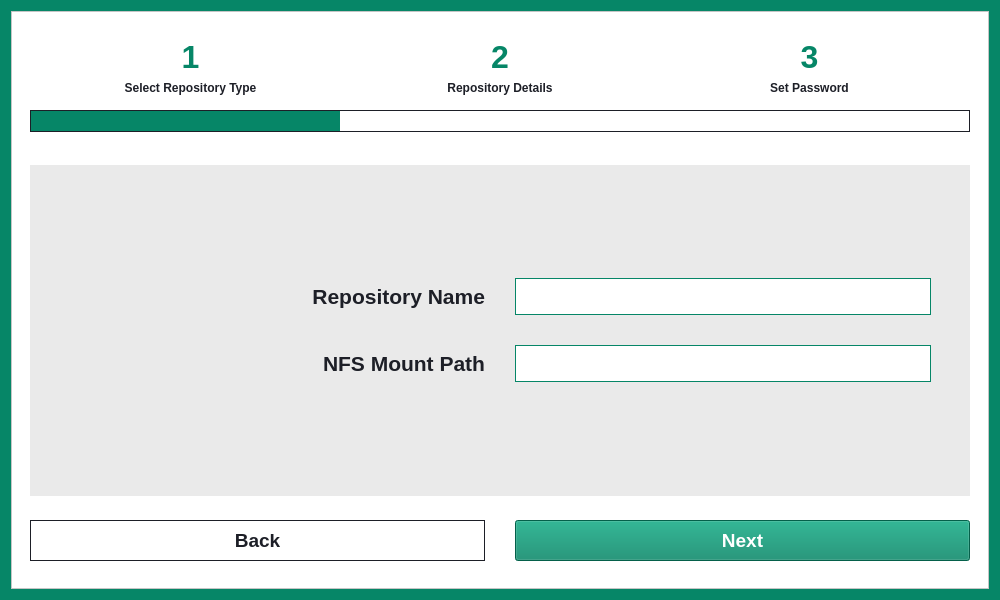
<?xml version="1.0" encoding="UTF-8"?>
<ui version="4.0">
 <class>CreateRepositoryDialog</class>
 <widget class="QDialog" name="CreateRepositoryDialog">
  <property name="geometry">
   <rect>
    <x>0</x>
    <y>0</y>
    <width>1000</width>
    <height>600</height>
   </rect>
  </property>
  <property name="sizePolicy">
   <sizepolicy hsizetype="Preferred" vsizetype="Preferred">
    <horstretch>0</horstretch>
    <verstretch>0</verstretch>
   </sizepolicy>
  </property>
  <property name="windowTitle">
   <string>Create New Repository</string>
  </property>
  <property name="styleSheet">
   <string notr="true">* {
	font-family: &quot;Ubuntu Sans&quot;;
}

QDialog#CreateRepositoryDialog {
	background-color: rgb(6, 134, 103);
}

QFrame {
	background: white;
}

QPushButton {
	padding: 16px 32px;
	font-size: 32px;
	font-weight: 500;
	qproperty-iconSize: 36px 36px;
	background-color: rgb(6, 134, 103);
	color: white;
	text-align: left;
}

QRadioButton {
	padding: 32px;
	font-size: 24px;
	font-weight: 500;
	background-color: white;
	color: rgb(29, 31, 39);
	border: 1px solid rgb(29, 31, 39);
}

QRadioButton::indicator {
	width: 0;
	height: 0;
}

QRadioButton:hover {
	background-color: rgb(234, 234, 234);
}

QRadioButton:checked {
	color: white;
	background-color: rgb(6, 134, 103);
	border: none;
}

QProgressBar {
    border: 1px solid rgb(29, 31, 39);
    height: 20px;
    text-align: center;
    font-weight: bold;
}

QProgressBar::chunk {
    background-color: rgb(6, 134, 103);
}

QLabel {
    color: rgb(29, 31, 39);
    font-weight: bold;
}</string>
  </property>
  <property name="modal">
   <bool>true</bool>
  </property>
  <layout class="QGridLayout" name="gridLayout">
   <item row="0" column="0">
    <widget class="QFrame" name="frame_4">
     <property name="frameShape">
      <enum>QFrame::StyledPanel</enum>
     </property>
     <property name="frameShadow">
      <enum>QFrame::Raised</enum>
     </property>
     <layout class="QVBoxLayout" name="verticalLayout">
      <item>
       <widget class="QFrame" name="frame_5">
        <property name="sizePolicy">
         <sizepolicy hsizetype="Preferred" vsizetype="Preferred">
          <horstretch>0</horstretch>
          <verstretch>0</verstretch>
         </sizepolicy>
        </property>
        <property name="styleSheet">
         <string notr="true">QLabel {
	text-align: center;
}</string>
        </property>
        <property name="frameShape">
         <enum>QFrame::NoFrame</enum>
        </property>
        <property name="frameShadow">
         <enum>QFrame::Plain</enum>
        </property>
        <property name="lineWidth">
         <number>0</number>
        </property>
        <layout class="QVBoxLayout" name="verticalLayout_2">
         <item>
          <widget class="QFrame" name="frame_7">
           <property name="styleSheet">
            <string notr="true">QLabel {
	font-size: 24pt;
	color: rgb(6, 134, 103);
}</string>
           </property>
           <property name="frameShape">
            <enum>QFrame::NoFrame</enum>
           </property>
           <property name="frameShadow">
            <enum>QFrame::Raised</enum>
           </property>
           <layout class="QHBoxLayout" name="horizontalLayout">
            <property name="bottomMargin">
             <number>0</number>
            </property>
            <item>
             <widget class="QLabel" name="label_5">
              <property name="text">
               <string>1</string>
              </property>
              <property name="alignment">
               <set>Qt::AlignCenter</set>
              </property>
             </widget>
            </item>
            <item>
             <widget class="QLabel" name="label_6">
              <property name="text">
               <string>2</string>
              </property>
              <property name="alignment">
               <set>Qt::AlignCenter</set>
              </property>
             </widget>
            </item>
            <item>
             <widget class="QLabel" name="label_7">
              <property name="text">
               <string>3</string>
              </property>
              <property name="alignment">
               <set>Qt::AlignCenter</set>
              </property>
             </widget>
            </item>
           </layout>
          </widget>
         </item>
         <item>
          <widget class="QFrame" name="frame_8">
           <property name="frameShape">
            <enum>QFrame::NoFrame</enum>
           </property>
           <property name="frameShadow">
            <enum>QFrame::Raised</enum>
           </property>
           <layout class="QHBoxLayout" name="horizontalLayout_2">
            <property name="topMargin">
             <number>0</number>
            </property>
            <item>
             <widget class="QLabel" name="label_4">
              <property name="text">
               <string>Select Repository Type</string>
              </property>
              <property name="alignment">
               <set>Qt::AlignCenter</set>
              </property>
             </widget>
            </item>
            <item>
             <widget class="QLabel" name="label_3">
              <property name="text">
               <string>Repository Details</string>
              </property>
              <property name="alignment">
               <set>Qt::AlignCenter</set>
              </property>
             </widget>
            </item>
            <item>
             <widget class="QLabel" name="label_2">
              <property name="text">
               <string>Set Password</string>
              </property>
              <property name="alignment">
               <set>Qt::AlignCenter</set>
              </property>
             </widget>
            </item>
           </layout>
          </widget>
         </item>
         <item>
          <widget class="QProgressBar" name="progressBar">
           <property name="value">
            <number>33</number>
           </property>
           <property name="textVisible">
            <bool>false</bool>
           </property>
          </widget>
         </item>
        </layout>
       </widget>
      </item>
      <item>
       <widget class="QFrame" name="frame_6">
        <property name="sizePolicy">
         <sizepolicy hsizetype="Preferred" vsizetype="Minimum">
          <horstretch>0</horstretch>
          <verstretch>0</verstretch>
         </sizepolicy>
        </property>
        <property name="frameShape">
         <enum>QFrame::NoFrame</enum>
        </property>
        <property name="frameShadow">
         <enum>QFrame::Raised</enum>
        </property>
        <layout class="QGridLayout" name="gridLayout_6">
         <property name="leftMargin">
          <number>0</number>
         </property>
         <property name="rightMargin">
          <number>0</number>
         </property>
         <item row="2" column="0">
          <widget class="QFrame" name="frame_9">
           <property name="styleSheet">
            <string notr="true">QPushButton {
	font-size: 14pt;
	padding: 8px;
	text-align: center;
}

QPushButton#backButton {
	background: white;
	color: rgb(29, 31, 39);
	border: 1px solid rgb(29, 31, 39);
}

QPushButton#backButton:hover {
	background: rgb(234, 234, 234);
}

QPushButton#backButton:disabled {
	background: lightgrey;
	color: darkgrey;
	border: none;
}

QPushButton#nextButton:disabled {
	background: grey;
}</string>
           </property>
           <property name="frameShape">
            <enum>QFrame::NoFrame</enum>
           </property>
           <property name="frameShadow">
            <enum>QFrame::Raised</enum>
           </property>
           <layout class="QHBoxLayout" name="horizontalLayout_4">
            <property name="spacing">
             <number>30</number>
            </property>
            <property name="leftMargin">
             <number>9</number>
            </property>
            <property name="rightMargin">
             <number>9</number>
            </property>
            <item>
             <widget class="QPushButton" name="backButton">
              <property name="enabled">
               <bool>true</bool>
              </property>
              <property name="text">
               <string>Back</string>
              </property>
             </widget>
            </item>
            <item>
             <widget class="QPushButton" name="nextButton">
              <property name="text">
               <string>Next</string>
              </property>
              <property name="shortcut">
               <string>Ctrl+S</string>
              </property>
             </widget>
            </item>
           </layout>
          </widget>
         </item>
         <item row="1" column="0">
          <widget class="QStackedWidget" name="stackedWidget_createRepo">
           <property name="layoutDirection">
            <enum>Qt::LeftToRight</enum>
           </property>
           <property name="styleSheet">
            <string notr="true">QPushButton {
	padding-top: 128px;
	padding-bottom: 128px;
	font-size: 28px;
}</string>
           </property>
           <property name="currentIndex">
            <number>1</number>
           </property>
           <widget class="QWidget" name="selectRepoTypePage">
            <property name="sizePolicy">
             <sizepolicy hsizetype="Preferred" vsizetype="MinimumExpanding">
              <horstretch>0</horstretch>
              <verstretch>0</verstretch>
             </sizepolicy>
            </property>
            <property name="layoutDirection">
             <enum>Qt::LeftToRight</enum>
            </property>
            <layout class="QVBoxLayout" name="verticalLayout_3">
             <property name="spacing">
              <number>18</number>
             </property>
             <item>
              <widget class="QRadioButton" name="localRepoButton">
               <property name="sizePolicy">
                <sizepolicy hsizetype="Preferred" vsizetype="MinimumExpanding">
                 <horstretch>0</horstretch>
                 <verstretch>0</verstretch>
                </sizepolicy>
               </property>
               <property name="layoutDirection">
                <enum>Qt::LeftToRight</enum>
               </property>
               <property name="styleSheet">
                <string notr="true"/>
               </property>
               <property name="text">
                <string>Local Repository</string>
               </property>
               <property name="iconSize">
                <size>
                 <width>36</width>
                 <height>36</height>
                </size>
               </property>
               <property name="checked">
                <bool>true</bool>
               </property>
              </widget>
             </item>
             <item>
              <widget class="QRadioButton" name="nfsRepoButton">
               <property name="sizePolicy">
                <sizepolicy hsizetype="Preferred" vsizetype="MinimumExpanding">
                 <horstretch>0</horstretch>
                 <verstretch>0</verstretch>
                </sizepolicy>
               </property>
               <property name="layoutDirection">
                <enum>Qt::LeftToRight</enum>
               </property>
               <property name="styleSheet">
                <string notr="true"/>
               </property>
               <property name="text">
                <string>NFS Repository</string>
               </property>
              </widget>
             </item>
             <item>
              <widget class="QRadioButton" name="remoteRepoButton">
               <property name="sizePolicy">
                <sizepolicy hsizetype="Preferred" vsizetype="MinimumExpanding">
                 <horstretch>0</horstretch>
                 <verstretch>0</verstretch>
                </sizepolicy>
               </property>
               <property name="layoutDirection">
                <enum>Qt::LeftToRight</enum>
               </property>
               <property name="styleSheet">
                <string notr="true"/>
               </property>
               <property name="text">
                <string>Remote Repository</string>
               </property>
              </widget>
             </item>
            </layout>
           </widget>
           <widget class="QWidget" name="repoDetailsPage">
            <layout class="QGridLayout" name="gridLayout_2">
             <item row="0" column="0">
              <widget class="QStackedWidget" name="stackedWidget_repoForms">
               <property name="styleSheet">
                <string notr="true">QWidget#localPage,  
QWidget#nfsPage, 
QWidget#remotePage {
	background-color: rgb(234, 234, 234);
}

QLabel {
	background-color: rgb(234, 234, 234);
	font-weight: 500;
	font-size: 16pt;
}

QLineEdit {
	color: rgb(6, 134, 103);
	font-weight: 700;
	font-size: 16pt;
	padding: 4px;
	border: 1px solid rgb(6, 134, 103);
}

QLineEdit:disabled {
	background: rgba(6, 134, 103, 0.5);
}</string>
               </property>
               <property name="currentIndex">
                <number>2</number>
               </property>
               <widget class="QWidget" name="localPage">
                <property name="sizePolicy">
                 <sizepolicy hsizetype="Preferred" vsizetype="Minimum">
                  <horstretch>0</horstretch>
                  <verstretch>0</verstretch>
                 </sizepolicy>
                </property>
                <property name="styleSheet">
                 <string notr="true"/>
                </property>
                <layout class="QGridLayout" name="gridLayout_10">
                 <item row="0" column="0">
                  <layout class="QGridLayout" name="gridLayout_3">
                   <property name="leftMargin">
                    <number>30</number>
                   </property>
                   <property name="topMargin">
                    <number>30</number>
                   </property>
                   <property name="rightMargin">
                    <number>30</number>
                   </property>
                   <property name="bottomMargin">
                    <number>30</number>
                   </property>
                   <property name="spacing">
                    <number>30</number>
                   </property>
                   <item row="0" column="0">
                    <widget class="QLabel" name="localNameLabel">
                     <property name="autoFillBackground">
                      <bool>false</bool>
                     </property>
                     <property name="text">
                      <string>Repository Name</string>
                     </property>
                     <property name="scaledContents">
                      <bool>false</bool>
                     </property>
                     <property name="alignment">
                      <set>Qt::AlignRight|Qt::AlignTrailing|Qt::AlignVCenter</set>
                     </property>
                    </widget>
                   </item>
                   <item row="0" column="1">
                    <widget class="QLineEdit" name="localNameInput">
                     <property name="enabled">
                      <bool>true</bool>
                     </property>
                     <property name="sizePolicy">
                      <sizepolicy hsizetype="Preferred" vsizetype="Fixed">
                       <horstretch>0</horstretch>
                       <verstretch>0</verstretch>
                      </sizepolicy>
                     </property>
                     <property name="toolTip">
                      <string>Enter Name of Repository</string>
                     </property>
                    </widget>
                   </item>
                   <item row="1" column="0">
                    <widget class="QLabel" name="localPathLabel">
                     <property name="autoFillBackground">
                      <bool>false</bool>
                     </property>
                     <property name="text">
                      <string>Local Path</string>
                     </property>
                     <property name="alignment">
                      <set>Qt::AlignRight|Qt::AlignTrailing|Qt::AlignVCenter</set>
                     </property>
                    </widget>
                   </item>
                   <item row="1" column="1">
                    <widget class="QLineEdit" name="localPathInput">
                     <property name="sizePolicy">
                      <sizepolicy hsizetype="Preferred" vsizetype="Fixed">
                       <horstretch>0</horstretch>
                       <verstretch>0</verstretch>
                      </sizepolicy>
                     </property>
                     <property name="toolTip">
                      <string>Enter Path of Local Repository</string>
                     </property>
                    </widget>
                   </item>
                  </layout>
                 </item>
                </layout>
               </widget>
               <widget class="QWidget" name="remotePage">
                <layout class="QGridLayout" name="gridLayout_14">
                 <item row="0" column="0">
                  <layout class="QGridLayout" name="gridLayout_13">
                   <property name="leftMargin">
                    <number>30</number>
                   </property>
                   <property name="topMargin">
                    <number>30</number>
                   </property>
                   <property name="rightMargin">
                    <number>30</number>
                   </property>
                   <property name="bottomMargin">
                    <number>30</number>
                   </property>
                   <property name="spacing">
                    <number>30</number>
                   </property>
                   <item row="0" column="0">
                    <widget class="QLabel" name="remoteNameLabel">
                     <property name="autoFillBackground">
                      <bool>false</bool>
                     </property>
                     <property name="text">
                      <string>Repository Name</string>
                     </property>
                     <property name="scaledContents">
                      <bool>false</bool>
                     </property>
                     <property name="alignment">
                      <set>Qt::AlignRight|Qt::AlignTrailing|Qt::AlignVCenter</set>
                     </property>
                    </widget>
                   </item>
                   <item row="0" column="1">
                    <widget class="QLineEdit" name="remoteNameInput">
                     <property name="enabled">
                      <bool>true</bool>
                     </property>
                     <property name="sizePolicy">
                      <sizepolicy hsizetype="Preferred" vsizetype="Fixed">
                       <horstretch>0</horstretch>
                       <verstretch>0</verstretch>
                      </sizepolicy>
                     </property>
                     <property name="toolTip">
                      <string>Enter Name of Repository</string>
                     </property>
                    </widget>
                   </item>
                   <item row="1" column="0">
                    <widget class="QLabel" name="remotePathLabel">
                     <property name="autoFillBackground">
                      <bool>false</bool>
                     </property>
                     <property name="text">
                      <string>Remote SFTP Path</string>
                     </property>
                     <property name="alignment">
                      <set>Qt::AlignRight|Qt::AlignTrailing|Qt::AlignVCenter</set>
                     </property>
                    </widget>
                   </item>
                   <item row="1" column="1">
                    <widget class="QLineEdit" name="remotePathInput">
                     <property name="sizePolicy">
                      <sizepolicy hsizetype="Preferred" vsizetype="Fixed">
                       <horstretch>0</horstretch>
                       <verstretch>0</verstretch>
                      </sizepolicy>
                     </property>
                     <property name="toolTip">
                      <string>Enter Path of Remote Repository (ex. user@host:/path)</string>
                     </property>
                     <property name="placeholderText">
                      <string/>
                     </property>
                     <property name="cursorMoveStyle">
                      <enum>Qt::LogicalMoveStyle</enum>
                     </property>
                     <property name="clearButtonEnabled">
                      <bool>false</bool>
                     </property>
                    </widget>
                   </item>
                  </layout>
                 </item>
                </layout>
               </widget>
               <widget class="QWidget" name="nfsPage">
                <layout class="QGridLayout" name="gridLayout_12">
                 <item row="0" column="0">
                  <layout class="QGridLayout" name="gridLayout_11">
                   <property name="leftMargin">
                    <number>30</number>
                   </property>
                   <property name="topMargin">
                    <number>30</number>
                   </property>
                   <property name="rightMargin">
                    <number>30</number>
                   </property>
                   <property name="bottomMargin">
                    <number>30</number>
                   </property>
                   <property name="spacing">
                    <number>30</number>
                   </property>
                   <item row="0" column="1">
                    <widget class="QLineEdit" name="nfsNameInput">
                     <property name="enabled">
                      <bool>true</bool>
                     </property>
                     <property name="sizePolicy">
                      <sizepolicy hsizetype="Preferred" vsizetype="Fixed">
                       <horstretch>0</horstretch>
                       <verstretch>0</verstretch>
                      </sizepolicy>
                     </property>
                     <property name="toolTip">
                      <string>Enter Name of Repository</string>
                     </property>
                    </widget>
                   </item>
                   <item row="1" column="0">
                    <widget class="QLabel" name="nfsMountPathLabel">
                     <property name="text">
                      <string>NFS Mount Path</string>
                     </property>
                     <property name="alignment">
                      <set>Qt::AlignRight|Qt::AlignTrailing|Qt::AlignVCenter</set>
                     </property>
                    </widget>
                   </item>
                   <item row="0" column="0">
                    <widget class="QLabel" name="nfsNameLabel">
                     <property name="autoFillBackground">
                      <bool>false</bool>
                     </property>
                     <property name="text">
                      <string>Repository Name</string>
                     </property>
                     <property name="scaledContents">
                      <bool>false</bool>
                     </property>
                     <property name="alignment">
                      <set>Qt::AlignRight|Qt::AlignTrailing|Qt::AlignVCenter</set>
                     </property>
                    </widget>
                   </item>
                   <item row="1" column="1">
                    <widget class="QLineEdit" name="nfsMountPathInput">
                     <property name="sizePolicy">
                      <sizepolicy hsizetype="Preferred" vsizetype="Fixed">
                       <horstretch>0</horstretch>
                       <verstretch>0</verstretch>
                      </sizepolicy>
                     </property>
                     <property name="toolTip">
                      <string>Enter Path to Mount on NFS Client</string>
                     </property>
                    </widget>
                   </item>
                  </layout>
                 </item>
                </layout>
               </widget>
              </widget>
             </item>
            </layout>
           </widget>
           <widget class="QWidget" name="setPasswordPage">
            <property name="styleSheet">
             <string notr="true"/>
            </property>
            <layout class="QGridLayout" name="gridLayout_16">
             <item row="0" column="0">
              <widget class="QFrame" name="frame">
               <property name="styleSheet">
                <string notr="true">QFrame {
	background: rgb(234, 234, 234);
}

QLabel {
	background-color: rgb(234, 234, 234);
	font-weight: 500;
	font-size: 16pt;
}

QLineEdit {
	color: rgb(6, 134, 103);
	font-weight: 700;
	font-size: 16pt;
	padding: 4px;
	border: 1px solid rgb(6, 134, 103);
}
</string>
               </property>
               <property name="frameShape">
                <enum>QFrame::StyledPanel</enum>
               </property>
               <property name="frameShadow">
                <enum>QFrame::Raised</enum>
               </property>
               <layout class="QGridLayout" name="gridLayout_17">
                <item row="0" column="0">
                 <layout class="QGridLayout" name="gridLayout_15">
                  <property name="leftMargin">
                   <number>30</number>
                  </property>
                  <property name="topMargin">
                   <number>30</number>
                  </property>
                  <property name="rightMargin">
                   <number>30</number>
                  </property>
                  <property name="bottomMargin">
                   <number>30</number>
                  </property>
                  <property name="spacing">
                   <number>30</number>
                  </property>
                  <item row="0" column="0">
                   <widget class="QLabel" name="passwordLabel">
                    <property name="autoFillBackground">
                     <bool>false</bool>
                    </property>
                    <property name="text">
                     <string>Create Password</string>
                    </property>
                    <property name="scaledContents">
                     <bool>false</bool>
                    </property>
                    <property name="alignment">
                     <set>Qt::AlignRight|Qt::AlignTrailing|Qt::AlignVCenter</set>
                    </property>
                   </widget>
                  </item>
                  <item row="0" column="1">
                   <widget class="QLineEdit" name="passwordInput">
                    <property name="enabled">
                     <bool>true</bool>
                    </property>
                    <property name="sizePolicy">
                     <sizepolicy hsizetype="Preferred" vsizetype="Fixed">
                      <horstretch>0</horstretch>
                      <verstretch>0</verstretch>
                     </sizepolicy>
                    </property>
                    <property name="toolTip">
                     <string>Enter Password of Repository</string>
                    </property>
                    <property name="echoMode">
                     <enum>QLineEdit::PasswordEchoOnEdit</enum>
                    </property>
                   </widget>
                  </item>
                  <item row="1" column="0">
                   <widget class="QLabel" name="passwordConfirmLabel">
                    <property name="autoFillBackground">
                     <bool>false</bool>
                    </property>
                    <property name="text">
                     <string>Confirm Password</string>
                    </property>
                    <property name="alignment">
                     <set>Qt::AlignRight|Qt::AlignTrailing|Qt::AlignVCenter</set>
                    </property>
                   </widget>
                  </item>
                  <item row="1" column="1">
                   <widget class="QLineEdit" name="passwordConfirmInput">
                    <property name="sizePolicy">
                     <sizepolicy hsizetype="Preferred" vsizetype="Fixed">
                      <horstretch>0</horstretch>
                      <verstretch>0</verstretch>
                     </sizepolicy>
                    </property>
                    <property name="toolTip">
                     <string>Re-enter Password of Repository</string>
                    </property>
                    <property name="echoMode">
                     <enum>QLineEdit::Password</enum>
                    </property>
                   </widget>
                  </item>
                 </layout>
                </item>
               </layout>
              </widget>
             </item>
            </layout>
           </widget>
          </widget>
         </item>
        </layout>
       </widget>
      </item>
     </layout>
    </widget>
   </item>
  </layout>
 </widget>
 <resources/>
 <connections/>
</ui>
